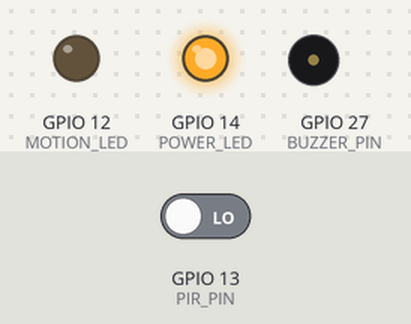
A sketch run on a simulated ESP32. Parts: output pins drawn as LEDs (lit = HIGH), buzzer (waves = sounding, pin HIGH). The test bench sets the inputs (shaded band); at power-on: GPIO 13 (PIR_PIN) LOW. WiFi joins after 1.5 s; servers stay silent unless stated; uploads are accepted with an empty reply; what the sketch prints to the serial monitor is not drawn.

Above: at 2.7 s.
2.8 s: GPIO 13 (PIR_PIN) driven HIGH
At 4.0 s:
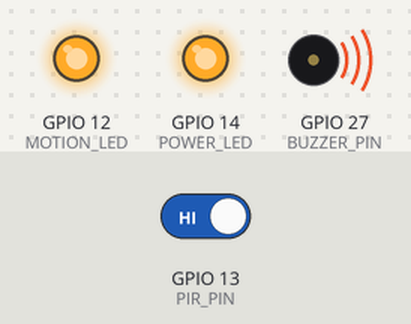
Timing chart, 0 to 10.5 s (numbered marks = the images above; inputs shaded):
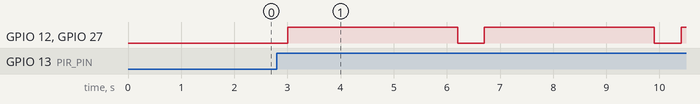

The sketch:

smart_intrusion_hardware.ino
```cpp
//Hardware arduino code
#include <WiFi.h>
#include <HTTPClient.h>

#define PIR_PIN 13
#define MOTION_LED 12
#define POWER_LED 14
#define BUZZER_PIN 27

// ✅ Your Wi-Fi Credentials
const char* ssid = "YOUR_WIFI_SSID";
const char* password = "YOUR_WIFI_PASSWORD";

// ✅ Replace with your Discord Webhook URL
const char* webhook_url = "https://discord.com/api/webhooks/XXXX/XXXXXXXXXX";

void setup() {
  Serial.begin(115200);

  pinMode(PIR_PIN, INPUT);
  pinMode(MOTION_LED, OUTPUT);
  pinMode(POWER_LED, OUTPUT);
  pinMode(BUZZER_PIN, OUTPUT);
  digitalWrite(POWER_LED, HIGH);

  Serial.println("🔌 Connecting to Wi-Fi...");
  WiFi.begin(ssid, password);

  while (WiFi.status() != WL_CONNECTED) {
    delay(500);
    Serial.print(".");
  }

  Serial.println("\n✅ Wi-Fi connected!");
  Serial.print("IP Address: ");
  Serial.println(WiFi.localIP());
  Serial.println("🔒 System Initialized. Monitoring for motion...");
}

void loop() {
  if (digitalRead(PIR_PIN) == HIGH) {
    Serial.println("🚨 Motion Detected!");

    // Turn on alert
    digitalWrite(MOTION_LED, HIGH);
    digitalWrite(BUZZER_PIN, HIGH);

    // Send alert to Discord
    if (WiFi.status() == WL_CONNECTED) {
      HTTPClient http;
      http.begin(webhook_url);
      http.addHeader("Content-Type", "application/json");

      String message = "{\"content\": \"🚨 Motion Detected from ESP32 Intrusion System!\"}";
      int httpResponseCode = http.POST(message);

      if (httpResponseCode == 204) {
        Serial.println("✅ Alert sent to Discord.");
      } else {
        Serial.print("❌ Failed to send alert. HTTP Code: ");
        Serial.println(httpResponseCode);
      }

      http.end();
    } else {
      Serial.println("❌ Wi-Fi disconnected. Cannot send alert.");
    }

    delay(3000); // Alert duration

    // Turn off alert
    digitalWrite(MOTION_LED, LOW);
    digitalWrite(BUZZER_PIN, LOW);
    Serial.println("✅ System reset. Monitoring again...");
  }

  delay(500); // Sensor polling interval
}
```

Measured:
- after the input at 2.8 s, GPIO 12 (MOTION_LED), GPIO 27 (BUZZER_PIN): alternates HIGH for 3.2 s and LOW for 0.50 s, starting after 0.21 s
